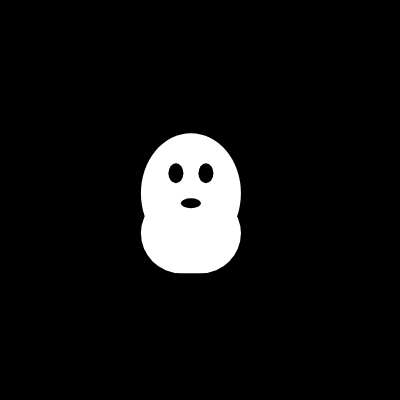
Frame 1 (no input)
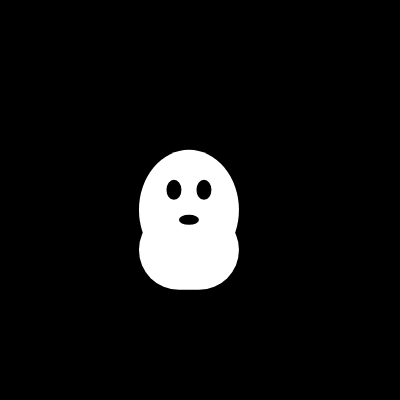
Frame 60 (no input)
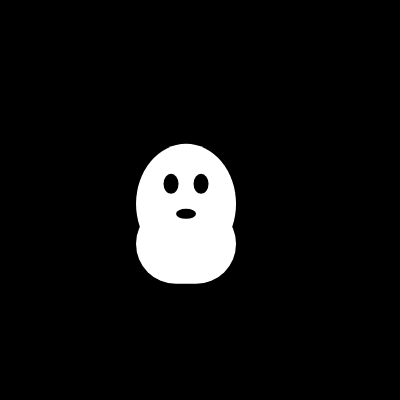
Frame 120 (the mouse pressed at the canvas centre since frame 60)

The p5.js sketch that drew these frames (run headless with seeded random() and noise() and a simulated clock; from frame 60 on, the mouse is pressed at the canvas centre):

// p5.js sketch
// ── sketch.js
// This sketch creates a softly floating ghost using noise(), 
// sin(), and cos() functions.
// The motion logic is adapted from the "EyeBall" example (Week 8C),    
// In my version, I applied the same logic to move the whole ghost 
// smoothly across the canvas.

let yinqiGhostX = 200;// X position of the ghost (center point)
let yinqiGhostY = 200;// Y position of the ghost (center point)
let yinqiGhostNoiseT = 0; // Noise variable


function setup() {
  createCanvas(400, 400);
  angleMode(DEGREES);//
  noStroke();// remove outlines of the ghost
}

function draw() {
  background(0); // background black

  yinqiGhostNoiseT += 0.01;// By adding 0.01 each frame, theis will changes gradually,
// making the ghost’s movement smooth.

  //calculate ghost postion by using cos and sin function, learn this from week 8c.
  //8C is eyemoving, mine see the ghost as the whole eyes position.
  let yinqiGhostTheta = noise(yinqiGhostNoiseT) * 360;
  let yinqiGhostXRadius = noise(yinqiGhostNoiseT + 10) * 40; //x, the original function doesn't add 10, but I tried with some fill number by myself
  //I experimented with adding them and found the movement looks smoother and more natural.
  let yinqiGhostYRadius = noise(yinqiGhostNoiseT + 20) * 30; //y
  let yinqiGhostMoveX = cos(yinqiGhostTheta) * yinqiGhostXRadius;
  let yinqiGhostMoveY = sin(yinqiGhostTheta) * yinqiGhostYRadius;

  //ghost body, one ellipse, and one rect with round coner
  fill(255);// white color of the ghost
  ellipse(yinqiGhostX + yinqiGhostMoveX, yinqiGhostY + yinqiGhostMoveY, 100, 120);
  rect(yinqiGhostX - 50 + yinqiGhostMoveX, yinqiGhostY + yinqiGhostMoveY, 100, 80, 50);

  //ghost eyes
  //Two small black ellipses
  fill(0);
  ellipse(yinqiGhostX - 15 + yinqiGhostMoveX, yinqiGhostY + yinqiGhostMoveY - 20, 15, 20);
  ellipse(yinqiGhostX + 15 + yinqiGhostMoveX, yinqiGhostY + yinqiGhostMoveY - 20, 15, 20);

  //draw ghost mouth
  ellipse(yinqiGhostX + yinqiGhostMoveX, yinqiGhostY + yinqiGhostMoveY + 10, 20, 10);
}
